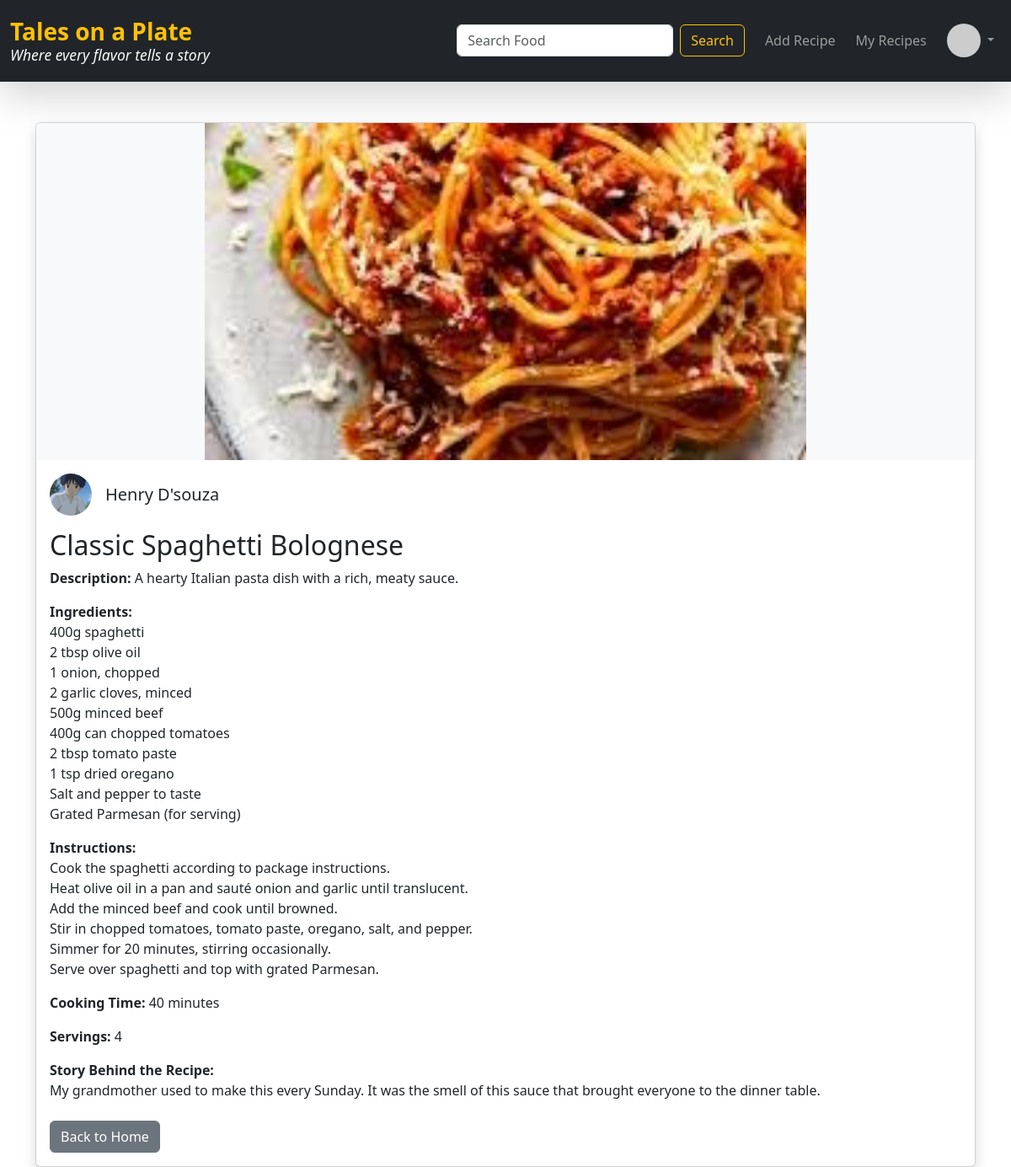
The page /recipe/10/ (signed in) on the database its author committed.
### recipe/models.py (models this page shows, shortened)
class Recipe(models.Model):
    title = models.CharField(max_length=200)
    description = models.TextField()
    ingredients = models.TextField(help_text="List ingredients, one per line")
    instructions = models.TextField(help_text="Step-by-step instructions")
    cooking_time = models.PositiveIntegerField(help_text="Time in minutes")
    servings = models.CharField(max_length=20)
    image = models.ImageField(upload_to='recipes/')
    story = models.TextField(help_text="The story behind the recipe", blank=True, null=True)
    created_at = models.DateTimeField(auto_now_add=True)
    updated_at = models.DateTimeField(auto_now=True)
    author = models.ForeignKey(User, on_delete=models.CASCADE, related_name='recipes')
    is_published = models.BooleanField(default=True)

class UserProfile(models.Model):
    user = models.OneToOneField(User, on_delete=models.CASCADE, related_name='profile')
    bio = models.TextField(blank=True, null=True)
    profile_picture = models.ImageField(upload_to='profile_pics/', blank=True, null=True)
    location = models.CharField(max_length=100, blank=True)

### recipe/views.py (the view)
# urls.py: path('recipe/<int:id>/', recipe_detail, name='recipe_detail'),
def recipe_detail(request, id):
    recipe = get_object_or_404(Recipe, id=id)
    return render(request, 'recipe_detail.html', {'recipe': recipe})

### recipe/templates/recipe_detail.html (shortened to what this page needs)
{% extends 'base.html' %}
{% load static %}
{% block start %}
<div class="container mt-5">
  <div class="card shadow">
    {% if recipe.image %}
    <img src="{{ recipe.image.url }}" class="card-img-top" alt="{{ recipe.title }}" style="max-height: 400px; width: 100%; object-fit: contain; background-color: #f8f9fa;">
    {% endif %}
    <div class="card-body">
      <div class="d-flex align-items-center mb-3">
        {% if recipe.author.profile.profile_picture %}
          <img src="{{ recipe.author.profile.profile_picture.url }}"
              alt="{{ recipe.author.username }}"
              class="rounded-circle me-3"
              style="width: 50px; height: 50px; object-fit: cover;">
        {% else %}
          <img src="{% static 'default.jpg' %}"
              alt="Default Profile"
              class="rounded-circle me-3"
              style="width: 50px; height: 50px; object-fit: cover;">
        {% endif %}
        <div>
          <h5 class="mb-0">{{ recipe.author.get_full_name|default:recipe.author.username }}</h5>
        </div>
      </div>
      <h2 class="card-title">{{ recipe.title }}</h2>
      <p><strong>Description:</strong> {{ recipe.description }}</p>
      <p><strong>Ingredients:</strong><br>{{ recipe.ingredients|linebreaksbr }}</p>
      <p><strong>Instructions:</strong><br>{{ recipe.instructions|linebreaksbr }}</p>
      <p><strong>Cooking Time:</strong> {{ recipe.cooking_time }} minutes</p>
      <p><strong>Servings:</strong> {{ recipe.servings }}</p>
      <p><strong>Story Behind the Recipe:</strong><br>{{ recipe.story|default:"—" }}</p>
      <div class="mt-4">
        <a href="/home" class="btn btn-secondary">Back to Home</a>
      </div>
    </div>
  </div>
</div>
{% endblock %}

### rows shown on the page
Recipe: image (picture), author.profile.profile_picture (picture), author.get_full_name "Henry D'souza", title "Classic Spaghetti Bolognese", description "A hearty Italian pasta dish with a rich, meaty sauce.", ingredients "400g spaghetti 2 tbsp olive oil 1 onion, chopped 2 garlic cloves, minced 500g minced beef 400g can chopped tomatoes 2 tbsp tomato paste 1 tsp dried oregano Salt and pepper to taste Grated Parmesan (for serving)", instructions "Cook the spaghetti according to package instructions. Heat olive oil in a pan and sauté onion and garlic until translucent. Add the minced beef and cook until browned. Stir in chopped tomatoes, tomato paste, oregano, salt, and pepper. Simmer for 20 minutes, stirring occasionally. Serve over spaghetti and top with grated Parmesan.", cooking_time "40", servings "4", story "My grandmother used to make this every Sunday. It was the smell of this sauce that brought everyone to the dinner table."
